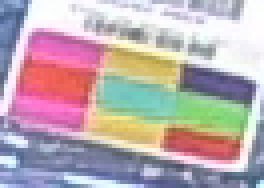
//> input picture images/0001_0002_Upper Camera _gate 1 - central warehouse-30154-1714545600607-prefetch-001_marker_1.png, 66 x 47 px (shown 4 times larger)
$ ./main '../images/0001_0002_Upper Camera _gate 1 - central warehouse-30154-1714545600607-prefetch-001_marker_1.png'   (built with g++ and OpenCV 4)
//> lines starting //> are read from the running program, lines starting //| are printed output that depends on the picture; after the words box and inside, x2 and y2 are one past the last pixel; in counts of white or black regions, pixels touching at a corner belong together
### src/ImageProc.cpp
//
// ImageProc.cpp
// marker_coverage
//
// Created by Harry Cohen on 11/08/2025
//
// Implementation of ImageProcessor for color-marker detection.

#include "ImageProc.hpp"
#include <filesystem>
#include <random>
#include <set>
using namespace cv;
namespace fs = std::filesystem;

ImageProcessor::ImageProcessor(bool debug) : debug_(debug) {}


// List all PNG/JPEG files in a given folder
// [29 lines left out: functions listImages, loadRandomImage, not called in this run]

// Resize while keeping aspect ratio, max dimensions given
cv::Mat ImageProcessor::resizeToMax(const cv::Mat& img, int maxW, int maxH) {
    if (img.empty()) return img;
    if (img.cols <= maxW && img.rows <= maxH) return img;

    double sx = (double)maxW / img.cols;
    double sy = (double)maxH / img.rows;
    double s  = std::min(sx, sy);

    cv::Mat out;
    cv::resize(img, out, cv::Size(), s, s, cv::INTER_AREA);
    return out;
}

// Convert BGR to HSV
cv::Mat ImageProcessor::toHSV(const cv::Mat& bgr) {
    cv::Mat hsv;
    cv::cvtColor(bgr, hsv, cv::COLOR_BGR2HSV);
    return hsv;
}

// Bilateral filter to smooth but keep edges
cv::Mat ImageProcessor::denoiseBilateral(const cv::Mat& bgr,
                                         int d,
                                         double sigmaColor,
                                         double sigmaSpace)
{
    if (bgr.empty()) return bgr;
    cv::Mat out;
    cv::bilateralFilter(bgr, out, d, sigmaColor, sigmaSpace);
    if (debug_) {
        std::cerr << "[denoiseBilateral] d=" << d
                  << " sigmaColor=" << sigmaColor
                  << " sigmaSpace=" << sigmaSpace << "\n";
    }
    return out;
}

// Gray-world white balance
cv::Mat ImageProcessor::grayWorldWB(const cv::Mat& bgr) {
    CV_Assert(!bgr.empty() && bgr.type()==CV_8UC3);
    cv::Mat out = bgr.clone();
    cv::Scalar m = cv::mean(out);                   // moyennes B,G,R
    double g = (m[0] + m[1] + m[2]) / 3.0 + 1e-9;   // niveau gris visé
    out.forEach<cv::Vec3b>([&](cv::Vec3b& p, const int*) {
        for (int c = 0; c < 3; ++c) {
            double v = p[c] * (g / (m[c] + 1e-9));
            p[c] = cv::saturate_cast<uchar>(v);
        }
    });
    return out;
}

// Helper: compute median L channel value (Lab space)
static int medianL(const cv::Mat& bgr) {
    cv::Mat lab; cv::cvtColor(bgr, lab, cv::COLOR_BGR2Lab);
    std::vector<cv::Mat> ch; cv::split(lab, ch); // ch[0] = L
    int hist[256] = {0};
    for (int y = 0; y < ch[0].rows; ++y) {
        const uchar* r = ch[0].ptr<uchar>(y);
        for (int x = 0; x < ch[0].cols; ++x) hist[r[x]]++;
    }
    int tot = ch[0].rows * ch[0].cols, acc = 0;
    for (int i = 0; i < 256; ++i) { acc += hist[i]; if (acc >= tot/2) return i; }
    return 128;
}

// Adaptive gamma correction based on brightness
cv::Mat ImageProcessor::adaptiveGamma(const cv::Mat& bgr,
                      int thresh ,
                      double gamma_dark ,
                      double gamma_bright) {
    CV_Assert(!bgr.empty() && bgr.type()==CV_8UC3);
    int med = medianL(bgr);
    double gamma = (med < thresh) ? gamma_dark : gamma_bright;

    cv::Mat f32, out;
    bgr.convertTo(f32, CV_32F, 1.0/255.0);
    cv::pow(f32, gamma, f32);
    f32.convertTo(out, CV_8U, 255.0);
    return out;
}

// CLAHE on luminance channel for local contrast enhancement
cv::Mat ImageProcessor::claheL(const cv::Mat& bgr, double clipLimit, cv::Size tiles) {
    CV_Assert(!bgr.empty() && bgr.type()==CV_8UC3);
    cv::Mat lab; cv::cvtColor(bgr, lab, cv::COLOR_BGR2Lab);
    std::vector<cv::Mat> ch; cv::split(lab, ch);      // ch[0] = L
    cv::Ptr<cv::CLAHE> clahe = cv::createCLAHE(clipLimit, tiles);
    clahe->apply(ch[0], ch[0]);
    cv::merge(ch, lab);
    cv::Mat out; cv::cvtColor(lab, out, cv::COLOR_Lab2BGR);
    return out;
}

void ImageProcessor::hsvRanges(Color c,
                               std::vector<cv::Scalar>& lowers,
                               std::vector<cv::Scalar>& uppers) {
    lowers.clear(); uppers.clear();
    switch (c) {
        case Color::Red:
            lowers = { {0, 100, 70},  {170, 100, 70} };
            uppers = { {10,200,255},  {180,200,255} };
            break;
        case Color::Green:
            lowers = { {40,  40, 40} }; uppers = { {85, 255,255} };
            break;
        case Color::Yellow:
            lowers = { {18, 50, 30} }; uppers = { {40, 255,255} };
            break;
        case Color::Pink:
            lowers = { {145,30, 180} }; uppers = { {178,140,255} };
            break;
        case Color::Magenta:
            lowers = { {110, 40, 35}, {145, 80, 120} }; uppers = { {160, 200, 255},{150, 200, 255} };
            break;
        case Color::Cyan:
            lowers = { {70, 50, 100} }; uppers = { {95,255,255} };
            break;
    }
}

// Create mask for a given color, with noise cleanup
cv::Mat ImageProcessor::maskColor(const cv::Mat& hsv, Color c) {
    std::vector<cv::Scalar> L, U;
    hsvRanges(c, L, U);

    cv::Mat mask = cv::Mat::zeros(hsv.size(), CV_8U);
    for (size_t i = 0; i < L.size(); ++i) {
        cv::Mat m;
        cv::inRange(hsv, L[i], U[i], m);
        cv::bitwise_or(mask, m, mask);
    }

    cv::Mat k = cv::getStructuringElement(cv::MORPH_RECT, {3,3});
    cv::morphologyEx(mask, mask, cv::MORPH_OPEN, k);
    cv::morphologyEx(mask, mask, cv::MORPH_CLOSE, k);
    return mask;
}

// Morph open+close to remove noise and fill gaps
cv::Mat ImageProcessor::morphOpenClose(const cv::Mat& bin) {
    CV_Assert(bin.type()==CV_8U);
    cv::Mat m = bin.clone();
    cv::Mat k = cv::getStructuringElement(cv::MORPH_RECT, {3,3});
    cv::morphologyEx(m, m, cv::MORPH_OPEN,  k, {-1,-1}, 1); // enlève bruit
    cv::morphologyEx(m, m, cv::MORPH_CLOSE, k, {-1,-1}, 2); // bouche trous
    return m;
}

// Remove blobs smaller than a given fraction of image area
cv::Mat ImageProcessor::removeSmallBlobs(const cv::Mat& bin, double minAreaFrac) {
    CV_Assert(bin.type()==CV_8U);
    double minA = minAreaFrac * bin.total();
    std::vector<std::vector<cv::Point>> cs;
    cv::findContours(bin, cs, cv::RETR_EXTERNAL, cv::CHAIN_APPROX_SIMPLE);
    cv::Mat out = cv::Mat::zeros(bin.size(), CV_8U);
    for (auto& c : cs) {
        if (std::fabs(cv::contourArea(c)) >= minA) {
            cv::drawContours(out, std::vector<std::vector<cv::Point>>{c}, -1, 255, cv::FILLED);
        }
    }
    return out;
}

// Find best quadrilateral from contours
std::optional<std::array<cv::Point2f,4>>
ImageProcessor::findBestQuad(const cv::Mat& bin, cv::Size imgSize) {
    std::vector<std::vector<cv::Point>> cs;
    cv::findContours(bin, cs, cv::RETR_EXTERNAL, cv::CHAIN_APPROX_SIMPLE);

    const double imgA = (double)imgSize.width * imgSize.height;
    double bestScore = 0.0;
    std::optional<std::array<cv::Point2f,4>> best;

    for (auto& c : cs) {
        double a = std::fabs(cv::contourArea(c));
        if (a < 0.005 * imgA || a > 0.98 * imgA) continue;

        std::vector<cv::Point> hull;
        cv::convexHull(c, hull);
        double ah = std::fabs(cv::contourArea(hull));
        double solidity = (ah > 1e-6) ? (a / ah) : 0.0;
        if (solidity < 0.60) continue;

        double peri = cv::arcLength(hull, true);
        std::vector<cv::Point> poly;
        cv::approxPolyDP(hull, poly, 0.05 * peri, true);

        std::array<cv::Point2f,4> q;
        if (poly.size() == 4) {
            for (int i=0;i<4;++i) q[i] = poly[i];
        } else if (poly.size() >= 5 && poly.size() <= 6) {
            cv::RotatedRect rr = cv::minAreaRect(poly);
            cv::Point2f pts[4]; rr.points(pts);
            for (int i=0;i<4;++i) q[i] = pts[i];
        } else {
            continue;
        }
        q = orderQuadCW(q);

        double score = a / (peri*peri + 1e-6) + 0.000001 * a;
        if (score > bestScore) { bestScore = score; best = q; }
    }
    return best;
}


// Warp quad to 3x3 grid and check if enough distinct colors are found
bool ImageProcessor::warpAndValidate3x3(const cv::Mat& bgr,
                                        const std::array<cv::Point2f,4>& quad,
                                        int cell, int pad,
                                        int minDistinctColors,
                                        bool debug) const
{
    const int W = 3*cell, H = 3*cell;
    std::array<cv::Point2f,4> q = orderQuadCW(quad);
    std::vector<cv::Point2f> src = { q[0], q[1], q[2], q[3] };
    std::vector<cv::Point2f> dst = { {0,0},{(float)W,0},{(float)W,(float)H},{0,(float)H} };

    cv::Mat M = cv::getPerspectiveTransform(src, dst);
    cv::Mat warp; cv::warpPerspective(bgr, warp, M, {W,H}, cv::INTER_LINEAR);
    cv::Mat hsv; cv::cvtColor(warp, hsv, cv::COLOR_BGR2HSV);

    std::set<int> labels;
    for (int gy=0; gy<3; ++gy) {
        for (int gx=0; gx<3; ++gx) {
            int cx = gx*cell + cell/2;
            int cy = gy*cell + cell/2;

            int x0 = std::max(0, cx - pad), x1 = std::min(W-1, cx + pad);
            int y0 = std::max(0, cy - pad), y1 = std::min(H-1, cy + pad);

            int cnt=0, sumH=0, sumS=0, sumV=0;
            for (int y=y0; y<=y1; ++y) {
                const cv::Vec3b* r = hsv.ptr<cv::Vec3b>(y);
                for (int x=x0; x<=x1; ++x) {
                    sumH += r[x][0]; sumS += r[x][1]; sumV += r[x][2]; cnt++;
                }
            }
            cv::Vec3b avg( (uchar)(sumH/cnt), (uchar)(sumS/cnt), (uchar)(sumV/cnt) );
            int lab = classifyPatchHSV(avg);
            if (lab >= 0) labels.insert(lab);
        }
    }

    if (debug) {
        cv::Mat vis = warp.clone();
        for (int i=1;i<3;++i) {
            cv::line(vis, {i*cell,0}, {i*cell,H-1}, {0,255,0}, 1);
            cv::line(vis, {0,i*cell}, {W-1,i*cell}, {0,255,0}, 1);
        }
        cv::imshow("warp-3x3", vis); cv::waitKey(1);
    }

    return (int)labels.size() >= minDistinctColors;
}

// Classify a patch color by checking HSV ranges
int ImageProcessor::classifyPatchHSV(const cv::Vec3b& hsv) const {
    auto hit = [&](Color c)->bool{
        std::vector<cv::Scalar> L,U; hsvRanges(c, L, U);
        for (size_t i=0;i<L.size();++i) {
            bool okH = (hsv[0]>=L[i][0] && hsv[0]<=U[i][0]) || (L[i][0]>U[i][0] && (hsv[0]>=L[i][0]||hsv[0]<=U[i][0]));
            if (okH && hsv[1]>=L[i][1] && hsv[1]<=U[i][1] && hsv[2]>=L[i][2] && hsv[2]<=U[i][2])
                return true;
        }
        return false;
    };
    if (hit(Color::Red))     return 0;
    if (hit(Color::Green))   return 1;
    if (hit(Color::Yellow))  return 2;
    if (hit(Color::Pink))    return 3;
    if (hit(Color::Magenta)) return 4;
    if (hit(Color::Cyan))    return 5;
    return -1;
}

// Compute % coverage of quad over original image
int ImageProcessor::coveragePercent(cv::Size orig,
                                    const std::array<cv::Point2f,4>& quad_at_small,
                                    double scaleSmallToOrig)
{
    // remet la quad à l’échelle de l’image d’origine
    std::array<cv::Point2f,4> Q = quad_at_small;
    for (auto& p : Q) { p.x *= (float)scaleSmallToOrig; p.y *= (float)scaleSmallToOrig; }

    double A = std::fabs(polygonArea(Q));
    double total = (double)orig.width * orig.height;
    int cov = (int)std::lround(100.0 * A / std::max(1.0, total));
    return std::clamp(cov, 0, 100);
}

// Order quad points clockwise starting from top-left
std::array<cv::Point2f,4> ImageProcessor::orderQuadCW(std::array<cv::Point2f,4> q) {
    // order: top-left, top-right, bottom-right, bottom-left (CW)
    std::sort(q.begin(), q.end(), [](auto& a, auto& b){
        if (a.y == b.y) return a.x < b.x;
        return a.y < b.y;
    });
    cv::Point2f tl = q[0], tr = q[1], bl = q[2], br = q[3];
    if (tr.x < tl.x) std::swap(tl, tr);
    if (br.x < bl.x) std::swap(bl, br);
    return { tl, tr, br, bl };
}

// Compute area of a 4-point polygon
double ImageProcessor::polygonArea(const std::array<cv::Point2f,4>& q) {
    double a=0;
    for (int i=0;i<4;++i) {
        const cv::Point2f& p = q[i];
        const cv::Point2f& n = q[(i+1)&3];
        a += p.x * n.y - p.y * n.x;
    }
    return 0.5 * a;
}

// Combine masks of multiple colors
cv::Mat ImageProcessor::maskColors(const cv::Mat& hsv, const std::vector<Color>& colors) {
    cv::Mat maskTotal = cv::Mat::zeros(hsv.size(), CV_8U);
    for (auto c : colors) {
        cv::Mat m = maskColor(hsv, c);
        cv::bitwise_or(maskTotal, m, maskTotal);
    }
    return maskTotal;
}

// Show image in a window (for debug)
// [4 lines left out: function show, not called in this run]

// Detect white areas (used for prior)
cv::Mat ImageProcessor::whiteMask(const cv::Mat& bgr, int lMin, int sMax, int vMin, int aMax, int bMax){
    CV_Assert(bgr.type()==CV_8UC3);
    cv::Mat hsv; cvtColor(bgr,hsv,cv::COLOR_BGR2HSV);
    cv::Mat mHSV; inRange(hsv, Scalar(0,0,vMin), Scalar(180,sMax,255), mHSV);
    cv::Mat lab; cvtColor(bgr,lab,COLOR_BGR2Lab); std::vector<Mat> ch; split(lab,ch);
    cv::Mat mL,mA,mB; inRange(ch[0], lMin, 255, mL);
    inRange(ch[1], 128-aMax, 128+aMax, mA);
    inRange(ch[2], 128-bMax, 128+bMax, mB);
    cv::Mat white = mHSV | (mL & mA & mB);
    cv::Mat k = getStructuringElement(cv::MORPH_RECT,{3,3});
    morphologyEx(white,white,cv::MORPH_OPEN,k);
    morphologyEx(white,white,cv::MORPH_CLOSE,k);
    return white;
}

// Fill holes inside white areas
Mat ImageProcessor::fillWhiteHoles(const cv::Mat& white, int closeK){
    Mat k = getStructuringElement(MORPH_RECT,{closeK,closeK});
    Mat filled; morphologyEx(white, filled, MORPH_CLOSE, k, {-1,-1}, 2);
    return filled;
}

### src/main.cpp
// main.cpp
// Usage: ./marker_coverage img1.jpg img2.png ...
//
// Prints per line:
//   <image_path> <coverage_percent>%
// or
//   <image_path> NO_MARKER
//   <image_path> LOAD_ERROR
//
// Extras:
//   - DEBUG=1   -> verbose step logs to stderr
//   - TIME=1    -> append total runtime

#include "ImageProc.hpp"
#include <iostream>
#include <chrono>
#include <vector>

namespace {
using clk = std::chrono::steady_clock;

inline bool env_enabled(const char* key) {
    const char* v = std::getenv(key);
    return v && *v && std::string(v) != "0";
}
inline double ms_since(clk::time_point t0, clk::time_point t1) {
    return std::chrono::duration<double, std::milli>(t1 - t0).count();
}
} // namespace

static void process_one(const std::string& path, ImageProcessor& proc) {
    const bool debug = env_enabled("DEBUG");
    const bool show_time = env_enabled("TIME");

    clk::time_point T0 = clk::now();

    cv::Mat img = cv::imread(path, cv::IMREAD_COLOR);
//> img is the input picture: 47 rows x 66 cols, CV_8UC3; mean B, G, R 177, 171.6, 186.8
    if (img.empty()) {
        std::cout << path << " LOAD_ERROR\n";
        return;
    }
    if (debug) {
        std::cerr << "\n=== Processing: " << path << " ===\n";
        std::cerr << "[INFO] Original size: " << img.cols << "x" << img.rows << "\n";
    }

    // Work at <= 640x480 max
    clk::time_point t0 = clk::now();
    cv::Mat small = ImageProcessor::resizeToMax(img, 640, 480);
    double scale = (double)img.cols / std::max(1, small.cols);
    clk::time_point t1 = clk::now();
    double ms_resize = ms_since(t0, t1);
    if (debug) {
        std::cerr << "[STEP] Resize: " << ms_resize << " ms  -> work size "
                  << small.cols << "x" << small.rows << " (scale=" << scale << ")\n";
    }

    // --- Preprocess ---
    t0 = clk::now();
    cv::Mat bgr = proc.denoiseBilateral(small, 5, 70.0, 7.0);
   // DBG_SHOW("Input BGR", bgr, 0);
    bgr = proc.grayWorldWB(bgr);
//> in grayWorldWB, `cv::Scalar m = cv::mean(out);`: m = Scalar(177, 171.6, 186.9)
//> in grayWorldWB, `double g = (m[0] + m[1] + m[2]) / 3.0 + 1e-9;`: g = 178.5
    bgr = proc.adaptiveGamma(bgr);
//> in medianL, `cv::split(lab, ch)`:
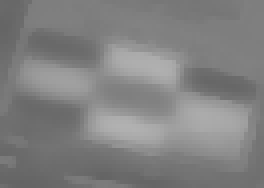
//> ch[2]: 47 rows x 66 cols, CV_8UC1 (shown 4 times larger); min 99, max 177, mean 128.8
//> the loop in medianL, `for (int y = 0; y < ch[0].rows; ++y)` made 47 passes
//> after the loop in medianL, `for (int y = 0; y < ch[0].rows; ++y)`: hist = 256 values, max 124 at index 252, min 0 at index 0, mean 12.12
//> in medianL, `int tot = ch[0].rows * ch[0].cols, acc = 0;`: tot = 3102
//> in adaptiveGamma, `int med = medianL(bgr);`: med = 192
//> in adaptiveGamma, `double gamma = (med < thresh) ? gamma_dark : gamma_bright;`: gamma = 0.9
    bgr = proc.claheL(bgr, 2.0, {8,8});
//> in claheL, `clahe->apply(ch[0], ch[0]);`:
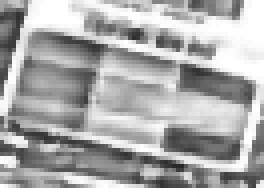
//> ch[0]: 47 rows x 66 cols, CV_8UC1 (shown 4 times larger); min 40, max 255, mean 169.3
//> in claheL, `cv::cvtColor(lab, out, cv::COLOR_Lab2BGR)`:
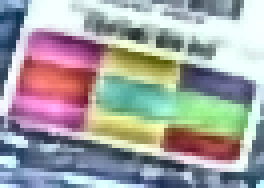
//> out: 47 rows x 66 cols, CV_8UC3 (shown 4 times larger); mean B, G, R 161.6, 161.3, 161.2
    DBG_SHOW("After Cleaning", bgr, 0);
    t1 = clk::now();
    double ms_pre = ms_since(t0, t1);
    if (debug) std::cerr << "[STEP] Preprocess: " << ms_pre << " ms\n";

    // --- white prior ---
    t0 = clk::now();
    cv::Mat white = ImageProcessor::whiteMask(bgr);
//> in whiteMask, `inRange(hsv, Scalar(0, 0, vMin), Scalar(180, sMax, 255), mHSV)`:
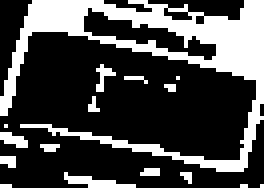
//> mHSV: 47 rows x 66 cols, CV_8UC1 (shown 4 times larger); 28.6% white; 16 white regions (14 under 20 px), largest, box (x1, y1, x2, y2) and area: (0, 0, 66, 43) 762, (16, 43, 34, 47) 32
    white = ImageProcessor::fillWhiteHoles(white, 5);
//> in fillWhiteHoles, `morphologyEx(white, filled, MORPH_CLOSE, k, { - 1, - 1 }, 2)`:
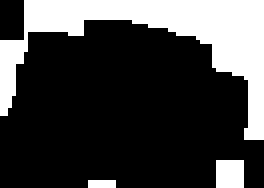
//> filled: 47 rows x 66 cols, CV_8UC1 (shown 4 times larger); 26% white; 3 white regions (1 under 20 px), largest, box (x1, y1, x2, y2) and area: (0, 0, 66, 35) 742, (54, 40, 61, 47) 49
    DBG_SHOW("Remove White Background Stiker", white, 0);
    t1 = clk::now();
    double ms_white = ms_since(t0, t1);
    if (debug) std::cerr << "[STEP] White prior: " << ms_white << " ms\n";

    // --- Color mask in HSV ---
    t0 = clk::now();
    cv::Mat hsv = ImageProcessor::toHSV(bgr);
    cv::Mat mask = ImageProcessor::maskColors(
        hsv,
        { ImageProcessor::Color::Red,
          ImageProcessor::Color::Green,
          ImageProcessor::Color::Yellow,
          ImageProcessor::Color::Pink,
          ImageProcessor::Color::Magenta,
          ImageProcessor::Color::Cyan }
    );
//> the loop in maskColors, `for (auto c : colors)` made 6 passes
//> (L in maskColor, U in maskColor) on passes 1 to 4: (2 Scalars: [0, 100, 70, 0], [170, 100, 70, 0], 2 Scalars: [10, 200, 255, 0], [180, 200, 255, 0]), (1 Scalar: [40, 40, 40, 0], 1 Scalar: [85, 255, 255, 0]), (1 Scalar: [18, 50, 30, 0], 1 Scalar: [40, 255, 255, 0]), (1 Scalar: [145, 30, 180, 0], 1 Scalar: [178, 140, 255, 0])
//> pass 1, in maskColors, `cv::Mat m = maskColor(hsv, c);`:
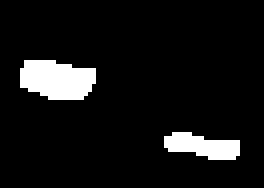
//> m: 47 rows x 66 cols, CV_8UC1 (shown 4 times larger); 7.7% white; 2 white regions, box (x1, y1, x2, y2) and area: (5, 15, 24, 25) 151, (41, 33, 60, 40) 89
//> pass 2, in maskColors, `cv::bitwise_or(maskTotal, m, maskTotal);`:
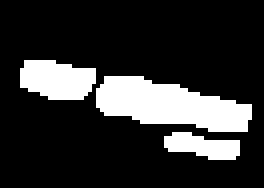
//> maskTotal: 47 rows x 66 cols, CV_8UC1 (shown 4 times larger); 19.1% white; 3 white regions, box (x1, y1, x2, y2) and area: (24, 19, 63, 33) 351, (5, 15, 24, 25) 151, (41, 33, 60, 40) 89
    t1 = clk::now();
    double ms_mask = ms_since(t0, t1);
    if (debug) {
        std::cerr << "[STEP] HSV + Mask: " << ms_mask << " ms\n";
    }

    // --- Cleanup ---
    t0 = clk::now();
    bool micro = std::min(small.cols, small.rows) < 100;
//> (the rest of the program and of its run is left out)
